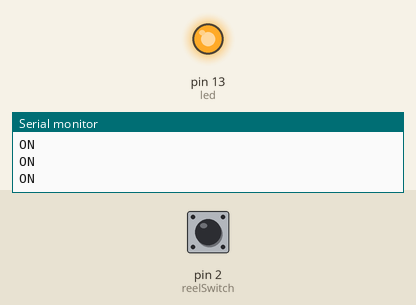
Simulated run of this sketch. Board: Arduino Uno, built with avr-gcc and run on an emulated ATmega328P. On the bench: output pins drawn as LEDs (lit = HIGH), the last lines printed to the serial monitor. Inputs (shaded band) come from the test bench; at power-on: pin 2 (reelSwitch) LOW.

Above: at 2.8 s.
2.9 s: pin 2 (reelSwitch) pulled HIGH for 1.2 s
At 4.0 s:
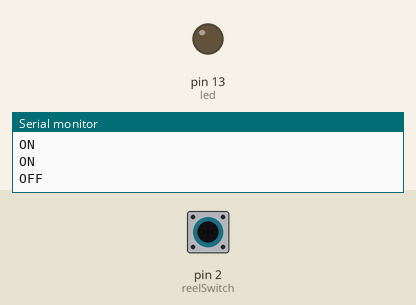
6.5 s: pin 2 (reelSwitch) pulled HIGH for 3.2 s
At 10.5 s:
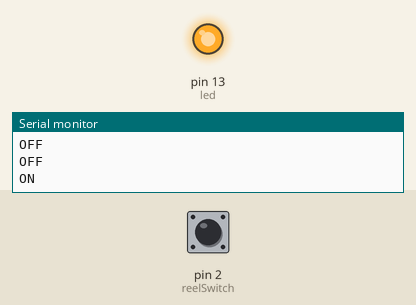
Timing chart, 0 to 12.0 s (numbered marks = the images above; inputs shaded):
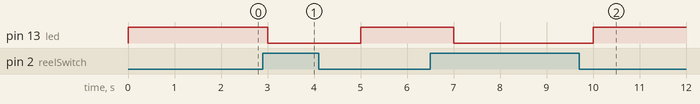

The sketch:

kontrakton.ino
```cpp
int led = 13; // LED pin
int reelSwitch = 2; // magnetic senso rpin
int switchState; // variable to store reel switch value

void setup()
{
  Serial.begin(9600);
  pinMode (led, OUTPUT);
  pinMode (reelSwitch, INPUT);
}

void loop()
{
  switchState = digitalRead(reelSwitch); // read the value of digital interface 2 and assign it to switchState

  if (switchState == HIGH) // when the magnetic sensor detect a signal, LED is flashing
  {
    Serial.println("OFF");
    digitalWrite(led, LOW);
  }
  else
  {
    Serial.println("ON");
    digitalWrite(led, HIGH);
  }
  delay(1000);
}
```

Measured:
- after the input at 2.9 s, pin 13 (led): HIGH → LOW after 0.10 s, → HIGH 2.0 s later
- after the input at 6.5 s, pin 13 (led): HIGH → LOW after 0.50 s, → HIGH 3.0 s later
